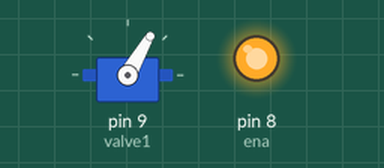
The sketch below on a simulated Arduino Uno, built with avr-gcc and run on an emulated ATmega328P. On the bench: servo, output pins drawn as LEDs (lit = HIGH).

Above: at 0.05 s.
At 5.95 s:
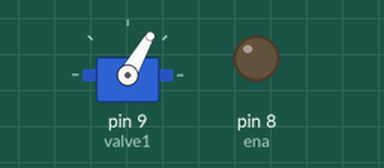
At 8.95 s:
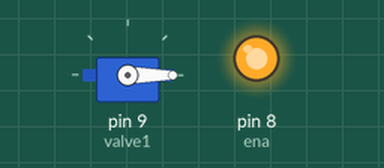
At 11.95 s:
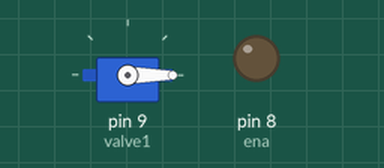
Timing chart, 0 to 15.6 s (numbered marks = the images above):
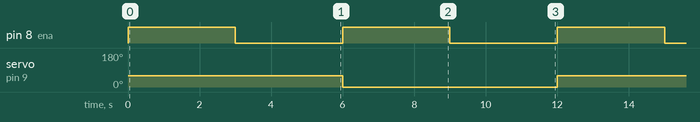

Measured:
- by itself, pin 8 (ena): alternates HIGH for 3.0 s and LOW for 3.0 s
- by itself, servo on pin 9 (valve1): alternates 60° for 6.0 s and 0° for 6.0 s

The sketch:

test_servo_transistor.ino
```cpp
#include <Servo.h>
#define sig 9
#define ena 8

Servo valve1;

void setup() {
  // put your setup code here, to run once:
  Serial.begin(115200);
  valve1.attach(9);
  pinMode(ena, OUTPUT);
}

void loop() {
  // put your main code here, to run repeatedly:
  digitalWrite(ena, HIGH);
  valve1.write(60);
  delay(3000);
  digitalWrite(ena, LOW);
  delay(3000);
  digitalWrite(ena, HIGH);
  valve1.write(0);
  delay(3000);
  digitalWrite(ena, LOW);
  delay(3000);
}
```
